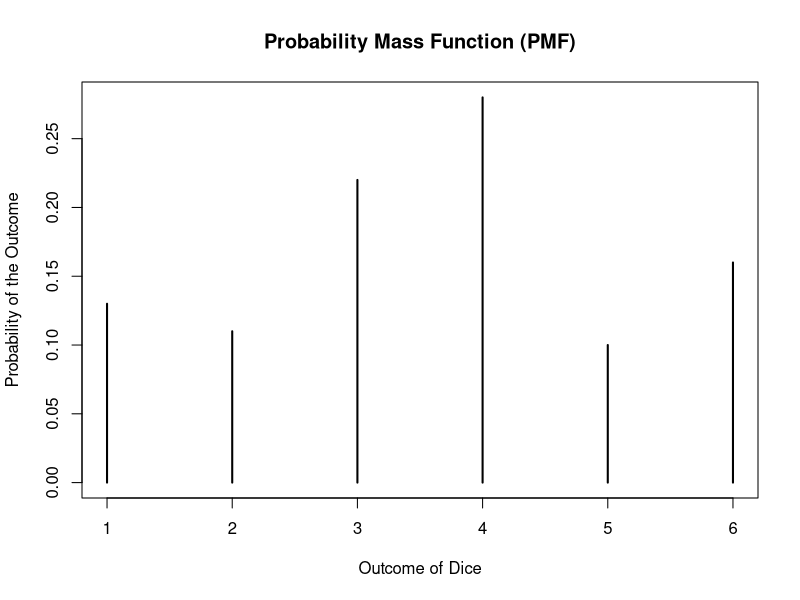
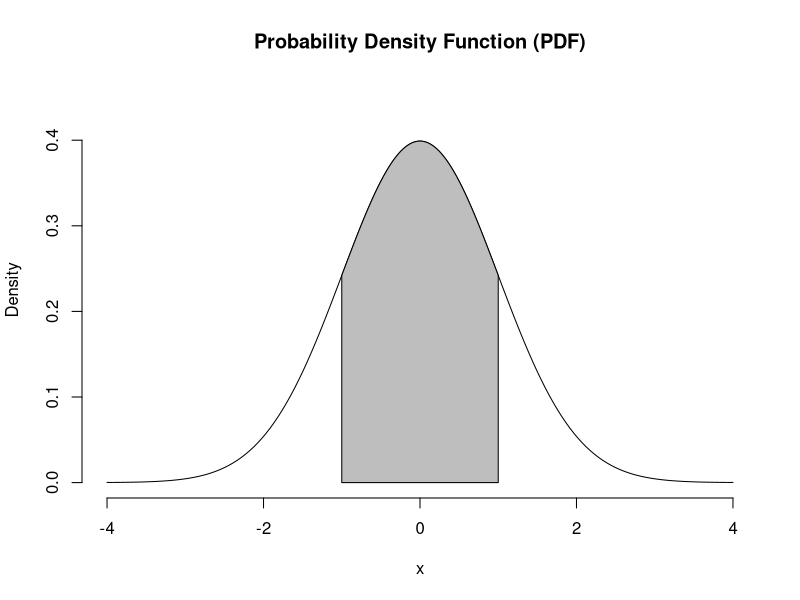
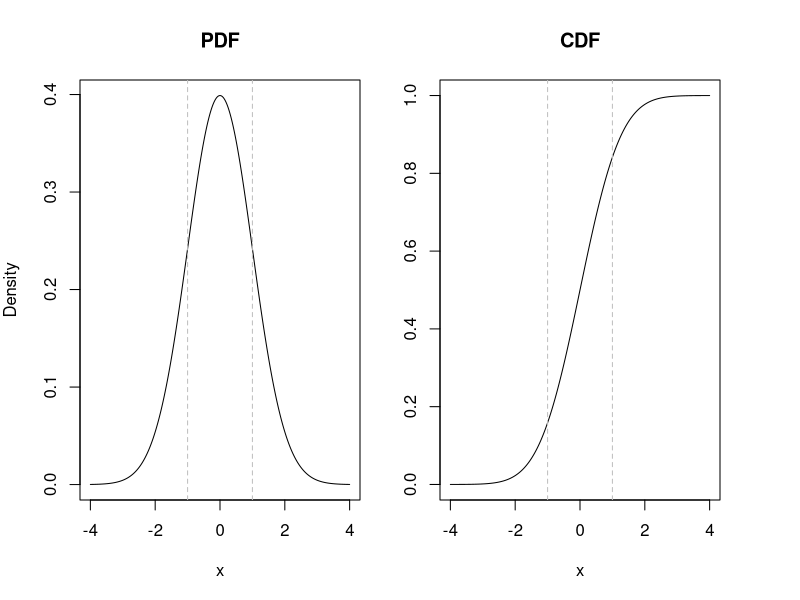

These charts were generated, in order, by the following R code:
## ---- chunk 1
# d for dice
d <- sample(1:6, size = 100, replace = TRUE)
d
## ---- chunk 2
table(d) / 100
plot(table(d) / 100,
     xlab = "Outcome of Dice",
     ylab = "Probability of the Outcome")

# Add a title
title("Probability Mass Function (PMF)")
## ---- chunk 3
d <- sample(1:6, size = 1000000, replace = TRUE)
table(d) / 1000000
## ---- chunk 4
# Generate x values for the range of interest
x <- seq(-4, 4, 0.01)

# Compute corresponding y values using the standard normal density function
y <- dnorm(x, mean = 0, sd = 1)

# Create a blank plot with the desired x-axis limits and y-axis labels
plot(x, y, type = "l", xlab = "x", ylab = "Density", xlim = c(-4, 4), ylim = c(0, 0.45), axes = F)

# Fill the region between -1 and 1 with gray color
polygon(c(-1, x[x >= -1 & x <= 1], 1), c(0, y[x >= -1 & x <= 1], 0), col = "gray")

axis(1)
axis(2)

# Add a title
title("Probability Density Function (PDF)")
## ---- chunk 5
# Generate x values for the range of interest
x <- seq(-4, 4, 0.01)

# Compute corresponding y values for PDF and CDF
PDF <- dnorm(x, mean = 0, sd = 1)
CDF <- pnorm(x, mean = 0, sd = 1)

# Set up a layout with two plots side by side
layout(matrix(c(1, 2), nrow = 1, ncol = 2), widths = c(0.5, 0.5))

# Plot PDF on the left
par(mar = c(5, 4, 4, 2))
plot(x, PDF, type = "l", xlab = "x", ylab = "Density", main = "PDF")
abline(v = c(-1, 1), lty = 2, col = "gray")  # Add vertical lines at -1 and 1

# Plot CDF on the right
par(mar = c(5, 2, 4, 4))
plot(x, CDF, type = "l", xlab = "x", ylab = "Probability", main = "CDF")
abline(v = c(-1, 1), lty = 2, col = "gray")  # Add vertical lines at -1 and 1
